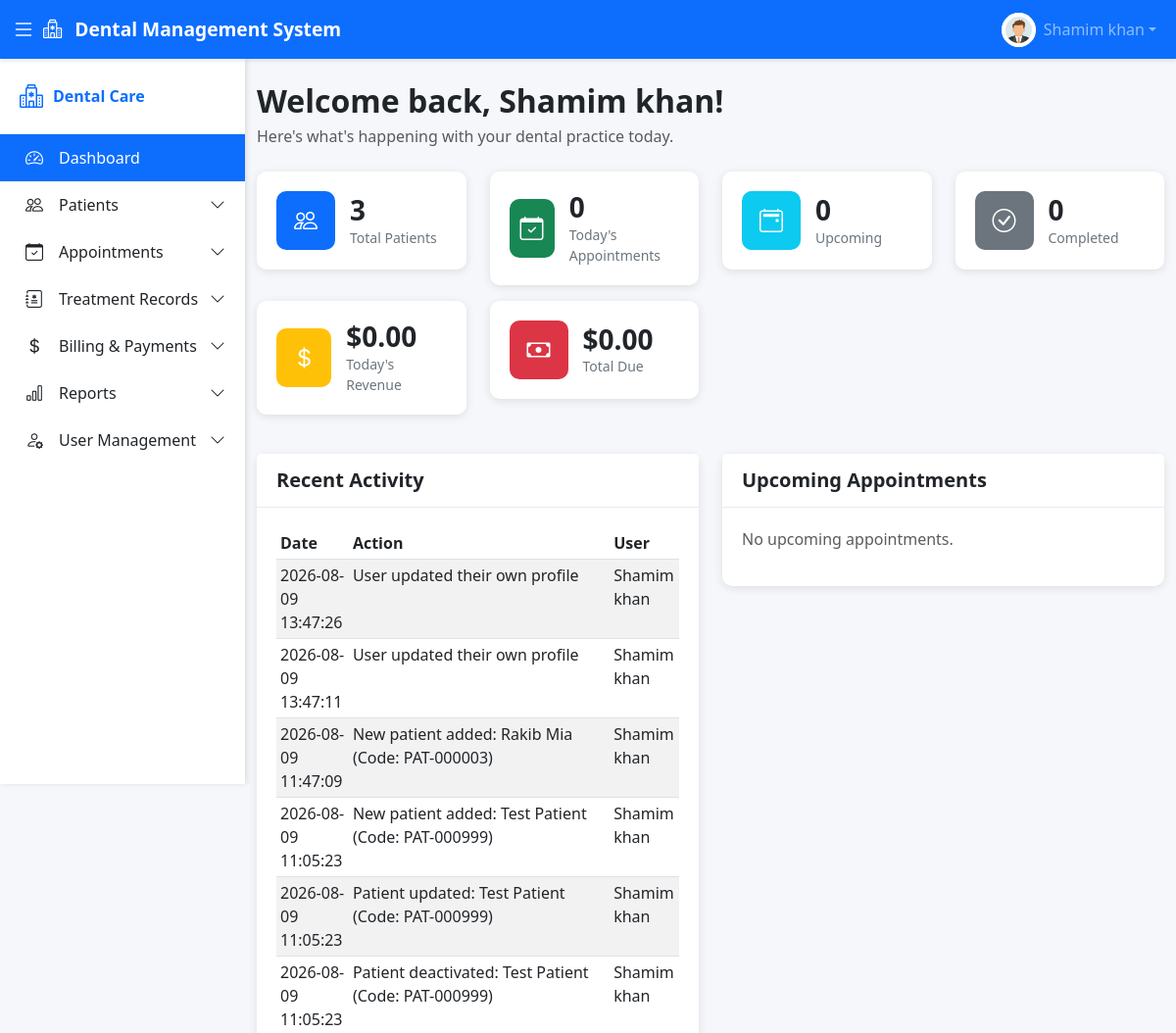
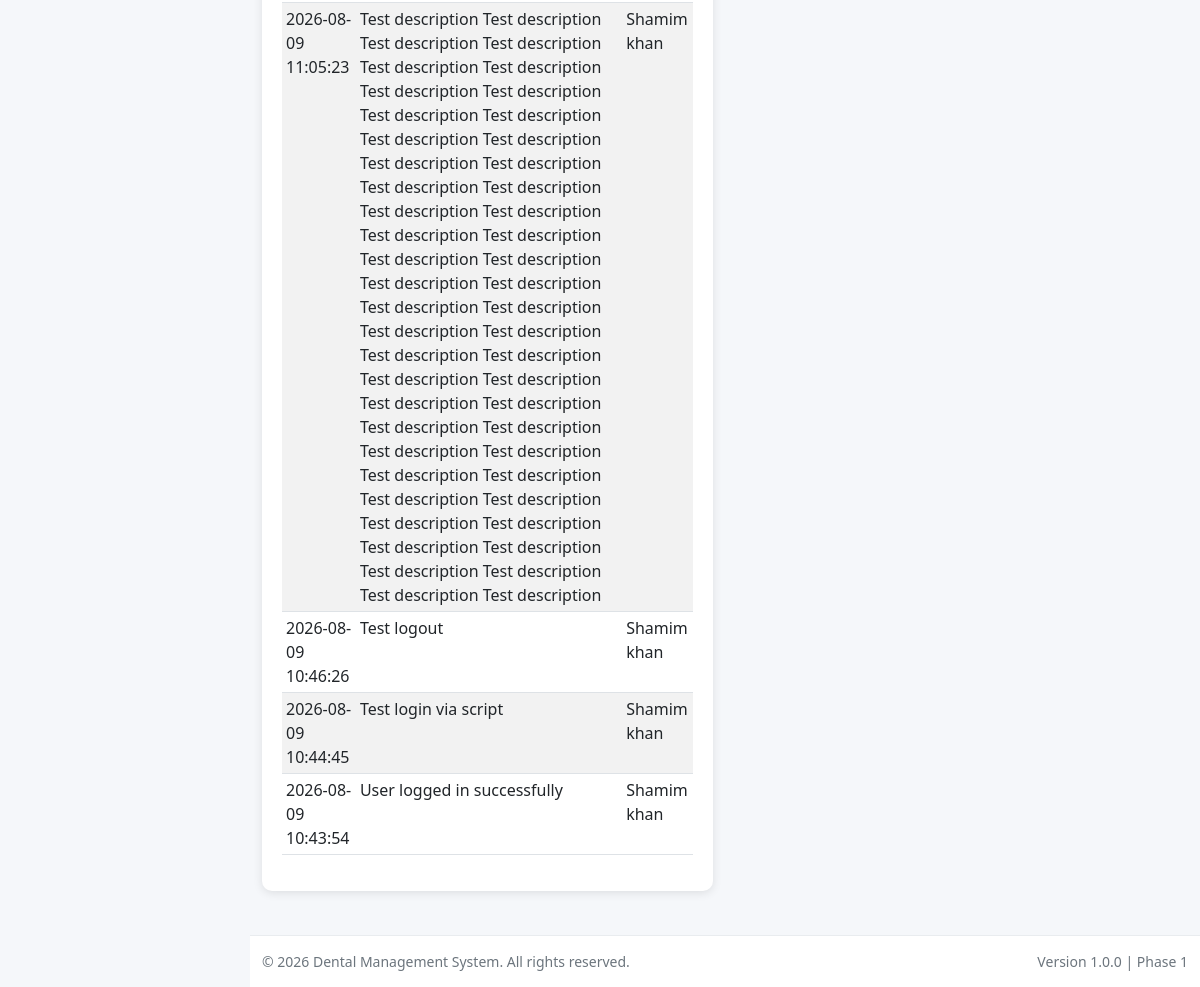
The page /dashboard/admin.php (signed in) on the database its author committed (2 pictures, top to bottom).
### tables this page shows
CREATE TABLE `activity_logs` (
  `id` int(11) NOT NULL AUTO_INCREMENT,
  `user_id` int(11) DEFAULT NULL,
  `action` varchar(100) NOT NULL,
  `description` text DEFAULT NULL,
  `ip_address` varchar(45) DEFAULT NULL,
  `created_at` timestamp NOT NULL DEFAULT current_timestamp(),
  PRIMARY KEY (`id`),
  KEY `idx_user_id` (`user_id`),
  KEY `idx_action` (`action`),
  CONSTRAINT `activity_logs_ibfk_1` FOREIGN KEY (`user_id`) REFERENCES `users` (`id`) ON DELETE SET NULL
);

CREATE TABLE `users` (
  `id` int(11) NOT NULL AUTO_INCREMENT,
  `role_id` int(11) NOT NULL,
  `full_name` varchar(100) NOT NULL,
  `email` varchar(100) NOT NULL,
  `phone` varchar(20) DEFAULT NULL,
  `password` varchar(255) NOT NULL,
  `avatar` varchar(255) DEFAULT NULL,
  `status` enum('active','inactive') DEFAULT 'active',
  `last_login` datetime DEFAULT NULL,
  `created_at` timestamp NOT NULL DEFAULT current_timestamp(),
  `updated_at` timestamp NOT NULL DEFAULT current_timestamp() ON UPDATE current_timestamp(),
  PRIMARY KEY (`id`),
  UNIQUE KEY `email` (`email`),
  KEY `idx_email` (`email`),
  KEY `idx_role_id` (`role_id`),
  CONSTRAINT `users_ibfk_1` FOREIGN KEY (`role_id`) REFERENCES `roles` (`id`)
);

### includes/auth_check.php (called while the page is built, shortened)
<?php
function isLoggedIn() {
    return isset($_SESSION['user_id']);
}
function getCurrentUser() {
    if (isLoggedIn()) {
        return [
            'id' => $_SESSION['user_id'],
            'full_name' => $_SESSION['full_name'],
            'email' => $_SESSION['email'],
            'role_id' => $_SESSION['role_id'],
            'role_name' => $_SESSION['role_name'],
            'avatar' => $_SESSION['avatar'] ?? null
        ];
    }
    return null;
}
?>

### dashboard/admin.php (the view, shortened to what this page needs)
<?php
require_once __DIR__ . '/../includes/auth_check.php';
require_once __DIR__ . '/../modules/billing/helpers.php';
$user = getCurrentUser();
try {
    $stmt = $pdo->prepare("SELECT COUNT(*) as total FROM patients WHERE status = 'active'");
    $stmt->execute();
    $result = $stmt->fetch();
    $totalPatients = $result['total'];
} catch (PDOException $e) {
    $totalPatients = '--';
    error_log("Patient count error: " . $e->getMessage());
}
$today = date('Y-m-d');
try {
    $stmt = $pdo->prepare("SELECT COUNT(*) as total FROM appointments WHERE appointment_date = ? AND status NOT IN ('Cancelled', 'No Show')");
    $stmt->execute([$today]);
    $result = $stmt->fetch();
    $todayAppointments = $result['total'];
} catch (PDOException $e) {
    $todayAppointments = '--';
    error_log("Today's appointments count error: " . $e->getMessage());
}
try {
    $stmt = $pdo->prepare("SELECT COUNT(*) as total FROM appointments WHERE appointment_date > ? AND status IN ('Pending', 'Confirmed')");
    $stmt->execute([$today]);
    $result = $stmt->fetch();
    $upcomingAppointments = $result['total'];
} catch (PDOException $e) {
    $upcomingAppointments = '--';
    error_log("Upcoming appointments count error: " . $e->getMessage());
}
try {
    $stmt = $pdo->prepare("SELECT COALESCE(SUM(amount), 0) as total FROM payments WHERE payment_date = ?");
    $stmt->execute([$today]);
    $result = $stmt->fetch();
    $todayRevenue = $result['total'];
} catch (PDOException $e) {
    $todayRevenue = '--';
    error_log("Today's revenue error: " . $e->getMessage());
}
try {
    $stmt = $pdo->prepare("SELECT COALESCE(SUM(due_amount), 0) as total FROM invoices WHERE due_amount > 0 AND status = 'active'");
    $stmt->execute();
    $result = $stmt->fetch();
    $totalDueAmount = $result['total'];
} catch (PDOException $e) {
    $totalDueAmount = '--';
    error_log("Total due amount error: " . $e->getMessage());
}
try {
    $stmt = $pdo->prepare("SELECT COUNT(*) as total FROM appointments WHERE status = 'Completed'");
    $stmt->execute();
    $result = $stmt->fetch();
    $completedAppointments = $result['total'];
} catch (PDOException $e) {
    $completedAppointments = '--';
    error_log("Completed appointments count error: " . $e->getMessage());
}
try {
    $stmt = $pdo->prepare("SELECT al.*, u.full_name as actor_name FROM activity_logs al JOIN users u ON al.user_id = u.id ORDER BY al.created_at DESC LIMIT 10");
    $stmt->execute();
    $recentActivity = $stmt->fetchAll();
} catch (PDOException $e) {
    $recentActivity = [];
    error_log("Recent activity error: " . $e->getMessage());
}
try {
    $stmt = $pdo->prepare("SELECT a.appointment_code, a.appointment_date, a.appointment_time, p.full_name as patient_name, u.full_name as doctor_name
                          FROM appointments a
                          JOIN patients p ON a.patient_id = p.id
                          JOIN users u ON a.doctor_id = u.id
                          WHERE a.appointment_date >= ? AND a.status IN ('Pending', 'Confirmed')
                          ORDER BY a.appointment_date ASC, a.appointment_time ASC
                          LIMIT 5");
    $stmt->execute([$today]);
    $upcomingAppointmentsList = $stmt->fetchAll();
} catch (PDOException $e) {
    $upcomingAppointmentsList = [];
    error_log("Upcoming appointments list error: " . $e->getMessage());
}
?>
<?php include __DIR__ . '/../includes/header.php'; ?>
<div class="welcome-section mb-4">
    <h2>Welcome back, <?php echo htmlspecialchars($user['full_name']); ?>!</h2>
    <p class="text-muted">Here's what's happening with your dental practice today.</p>
</div>
<div class="row">
    <div class="col-md-3 mb-3">
        <div class="stat-card">
            <div class="stat-icon bg-primary">
                <i class="bi bi-people"></i>
            </div>
            <div class="stat-content">
                <h3><?php echo $totalPatients; ?></h3>
                <p>Total Patients</p>
            </div>
        </div>
    </div>
    <div class="col-md-3 mb-3">
        <div class="stat-card">
            <div class="stat-icon bg-success">
                <i class="bi bi-calendar-check"></i>
            </div>
            <div class="stat-content">
                <h3><?php echo $todayAppointments; ?></h3>
                <p>Today's Appointments</p>
            </div>
        </div>
    </div>
    <div class="col-md-3 mb-3">
        <div class="stat-card">
            <div class="stat-icon bg-info">
                <i class="bi bi-calendar2-event"></i>
            </div>
            <div class="stat-content">
                <h3><?php echo $upcomingAppointments; ?></h3>
                <p>Upcoming</p>
            </div>
        </div>
    </div>
    <div class="col-md-3 mb-3">
        <div class="stat-card">
            <div class="stat-icon bg-secondary">
                <i class="bi bi-check-circle"></i>
            </div>
            <div class="stat-content">
                <h3><?php echo $completedAppointments; ?></h3>
                <p>Completed</p>
            </div>
        </div>
    </div>
    <div class="col-md-3 mb-3">
        <div class="stat-card">
            <div class="stat-icon bg-warning">
                <i class="bi bi-currency-dollar"></i>
            </div>
            <div class="stat-content">
                <h3>$<?php echo number_format($todayRevenue, 2); ?></h3>
                <p>Today's Revenue</p>
            </div>
        </div>
    </div>
    <div class="col-md-3 mb-3">
        <div class="stat-card">
            <div class="stat-icon bg-danger">
                <i class="bi bi-cash"></i>
            </div>
            <div class="stat-content">
                <h3>$<?php echo number_format($totalDueAmount, 2); ?></h3>
                <p>Total Due</p>
            </div>
        </div>
    </div>
</div>
<div class="row mt-4">
    <div class="col-md-6">
        <div class="card">
            <div class="card-header">
                <h5 class="card-title mb-0">Recent Activity</h5>
            </div>
            <div class="card-body">
                <?php if (empty($recentActivity)): ?>
                    <p class="text-muted">No recent activity.</p>
                <?php else: ?>
                    <div class="table-responsive">
                        <table class="table table-sm table-striped">
                            <thead>
                                <tr>
                                    <th>Date</th>
                                    <th>Action</th>
                                    <th>User</th>
                                </tr>
                            </thead>
                            <tbody>
                                <?php foreach ($recentActivity as $activity): ?>
                                    <tr>
                                        <td><?php echo htmlspecialchars($activity['created_at']); ?></td>
                                        <td><?php echo htmlspecialchars($activity['description']); ?></td>
                                        <td><?php echo htmlspecialchars($activity['actor_name']); ?></td>
                                    </tr>
                                <?php endforeach; ?>
                            </tbody>
                        </table>
                    </div>
                <?php endif; ?>
            </div>
        </div>
    </div>
    <div class="col-md-6">
        <div class="card">
            <div class="card-header">
                <h5 class="card-title mb-0">Upcoming Appointments</h5>
            </div>
            <div class="card-body">
                <?php if (empty($upcomingAppointmentsList)): ?>
                    <p class="text-muted">No upcoming appointments.</p>
                <?php endif; ?>
            </div>
        </div>
    </div>
</div>
<?php include __DIR__ . '/../includes/footer.php'; ?>

### assets/css/style.css (style rules this page uses)
:root { --primary-color: #0d6efd; --secondary-color: #6c757d; --success-color: #198754; --warning-color: #ffc107; --danger-color: #dc3545; --info-color: #0dcaf0; --light-color: #f8f9fa; --dark-color: #212529; --sidebar-width: 250px; --sidebar-collapsed-width: 70px; --header-height: 60px; --footer-height: 50px; }
body { font-family: 'Segoe UI', Tahoma, Geneva, Verdana, sans-serif; background-color: #f5f7fa; }
.welcome-section h2 { color: var(--dark-color); font-weight: 600; margin-bottom: 5px; }
.welcome-section p { color: var(--secondary-color); margin-bottom: 0; }
.stat-card { background: white; border-radius: 10px; padding: 20px; box-shadow: 0 2px 10px rgba(0, 0, 0, 0.1); display: flex; align-items: center; gap: 15px; transition: transform 0.3s ease, box-shadow 0.3s ease; }
.stat-icon { width: 60px; height: 60px; border-radius: 10px; display: flex; align-items: center; justify-content: center; color: white; font-size: 24px; }
.stat-icon.bg-primary { background-color: var(--primary-color); }
.stat-icon.bg-success { background-color: var(--success-color); }
.stat-icon.bg-warning { background-color: var(--warning-color); }
.stat-icon.bg-info { background-color: var(--info-color); }
.stat-content h3 { font-size: 28px; font-weight: 600; margin: 0; color: var(--dark-color); }
.stat-content p { margin: 0; color: var(--secondary-color); font-size: 14px; }
.card { border: none; border-radius: 10px; box-shadow: 0 2px 10px rgba(0, 0, 0, 0.1); margin-bottom: 20px; }
.card-header { background-color: white; border-bottom: 1px solid #e9ecef; padding: 15px 20px; border-radius: 10px 10px 0 0; }
.card-title { color: var(--dark-color); font-weight: 600; margin: 0; }
.card-body { padding: 20px; }

### rows shown on the page
activity_logs: created_at "2026-08-09 13:47:26", description "User updated their own profile", user.full_name "Shamim khan"
activity_logs: created_at "2026-08-09 13:47:11", description "User updated their own profile", user.full_name "Shamim khan"
activity_logs: created_at "2026-08-09 11:47:09", description "New patient added: Rakib Mia (Code: PAT-000003)", user.full_name "Shamim khan"
activity_logs: created_at "2026-08-09 11:05:23", description "New patient added: Test Patient (Code: PAT-000999)", user.full_name "Shamim khan"
activity_logs: created_at "2026-08-09 11:05:23", description "Patient updated: Test Patient (Code: PAT-000999)", user.full_name "Shamim khan"
activity_logs: created_at "2026-08-09 11:05:23", description "Patient deactivated: Test Patient (Code: PAT-000999)", user.full_name "Shamim khan"
activity_logs: created_at "2026-08-09 11:05:23", description "Test description Test description Test description Test description Test description Test description Test description Test description Test description Test description Test description Test description Test description Test description Test description Test description Test description Test description Test description Test description Test description Test description Test description Test description Test description Test description Test description Test description Test description Test description Test description Test description Test description Test description Test description Test description Test description Test description Test description Test description Test description…", user.full_name "Shamim khan"
activity_logs: created_at "2026-08-09 10:46:26", description "Test logout", user.full_name "Shamim khan"
activity_logs: created_at "2026-08-09 10:44:45", description "Test login via script", user.full_name "Shamim khan"
activity_logs: created_at "2026-08-09 10:43:54", description "User logged in successfully", user.full_name "Shamim khan"

### other values the page prints
SITE_NAME "Dental Management System"
$currentUser['full_name'] "Shamim khan"
$item['label'] "Dashboard"
$item['label'] "Patients"
$item['label'] "Appointments"
$item['label'] "Treatment Records"
$item['label'] "Billing & Payments"
$item['label'] "Reports"
$item['label'] "User Management"
$user['full_name'] "Shamim khan"
$totalPatients "3"
$todayAppointments "0"
$upcomingAppointments "0"
$completedAppointments "0"
$todayRevenue "0.00"
